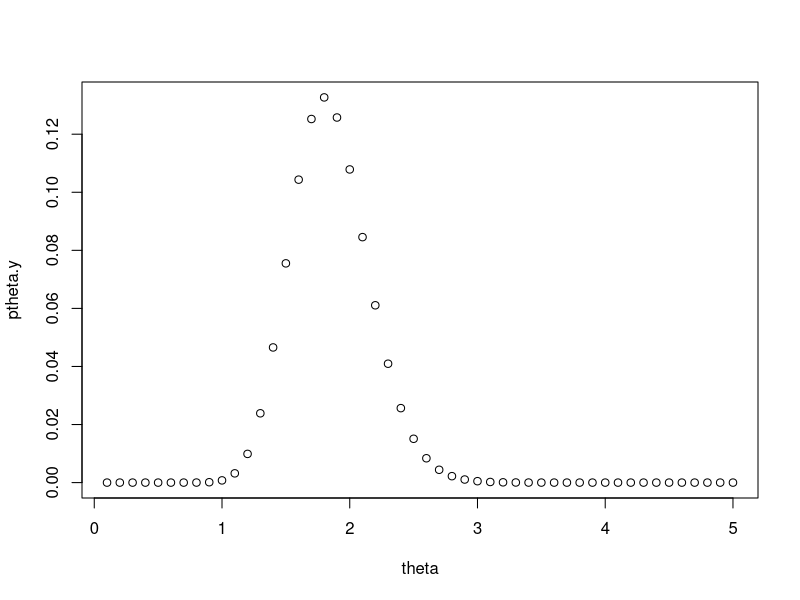
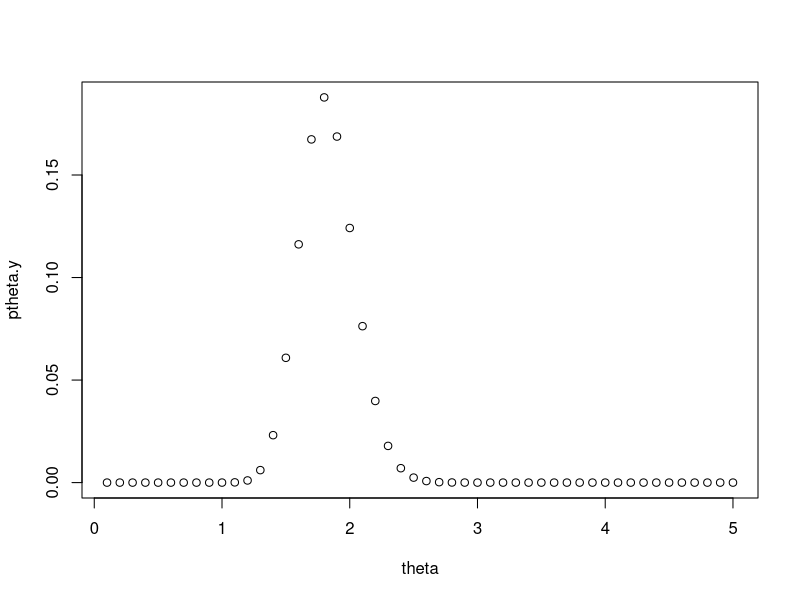

Write the R code that produced these figures, in order.
## ---- chunk 1
n <- 20
y <- 36
theta <- seq(0.1, 5, length = 50)
py.theta <- dpois(y, lambda = n*theta)
ptheta <- rep(1/50, length = length(theta))
ptheta.y <- py.theta * ptheta/sum(py.theta * ptheta)
plot(theta, ptheta.y)
## ---- chunk 2
exptheta.y <- (1+y)/(1+n)
exptheta.y
## ---- chunk 3
qgamma(c(.025, .975), 1+y, 1+n)
## ---- chunk 4
n <- 40
y <- 72
theta <- seq(0.1, 5, length = 50)
py.theta <- dpois(y, lambda = n*theta)
ptheta <- rep(1/50, length = length(theta))
ptheta.y <- py.theta * ptheta/sum(py.theta * ptheta)
plot(theta, ptheta.y)
